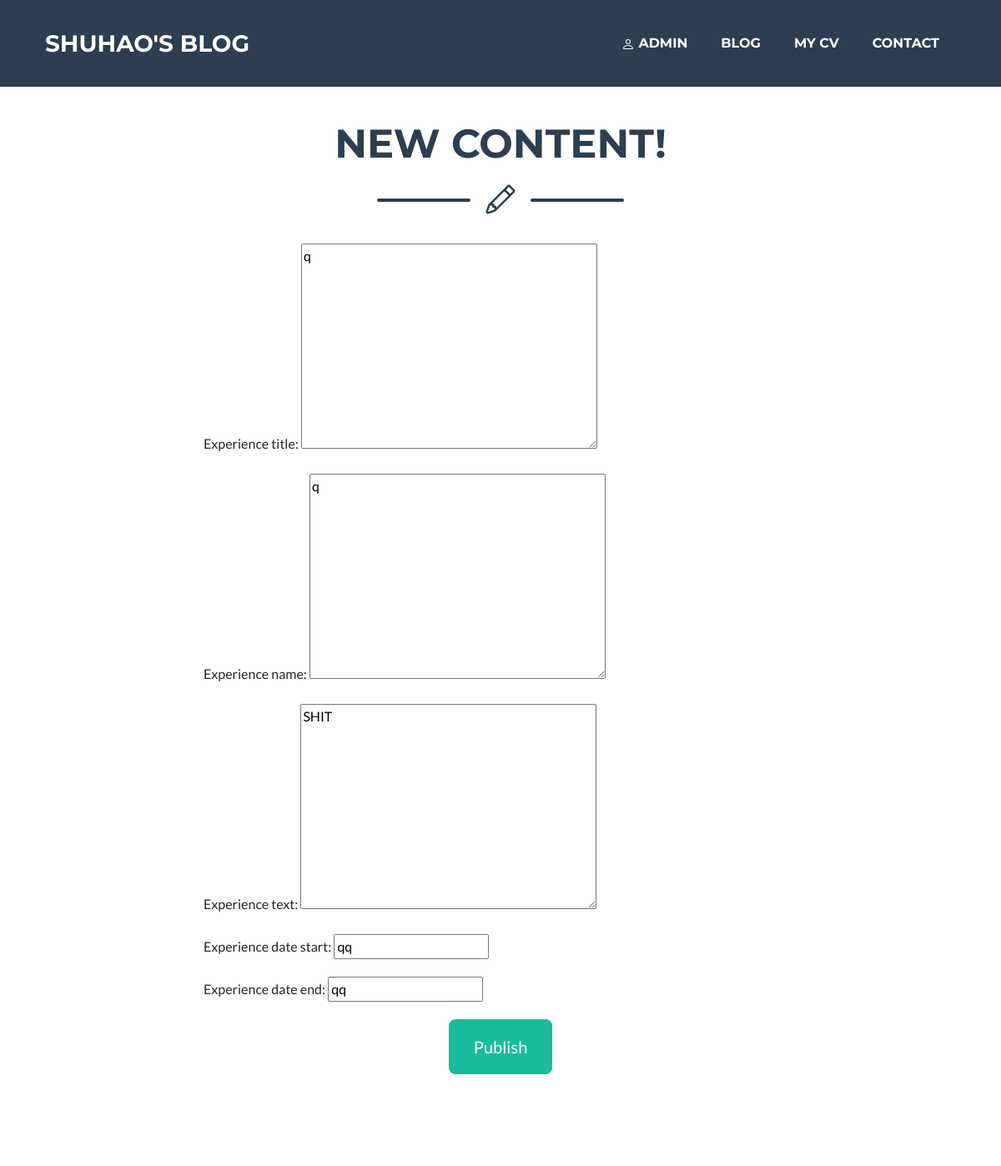
Page /cv/edit/experience/1/ (signed in, upper part) on the earlier database version.
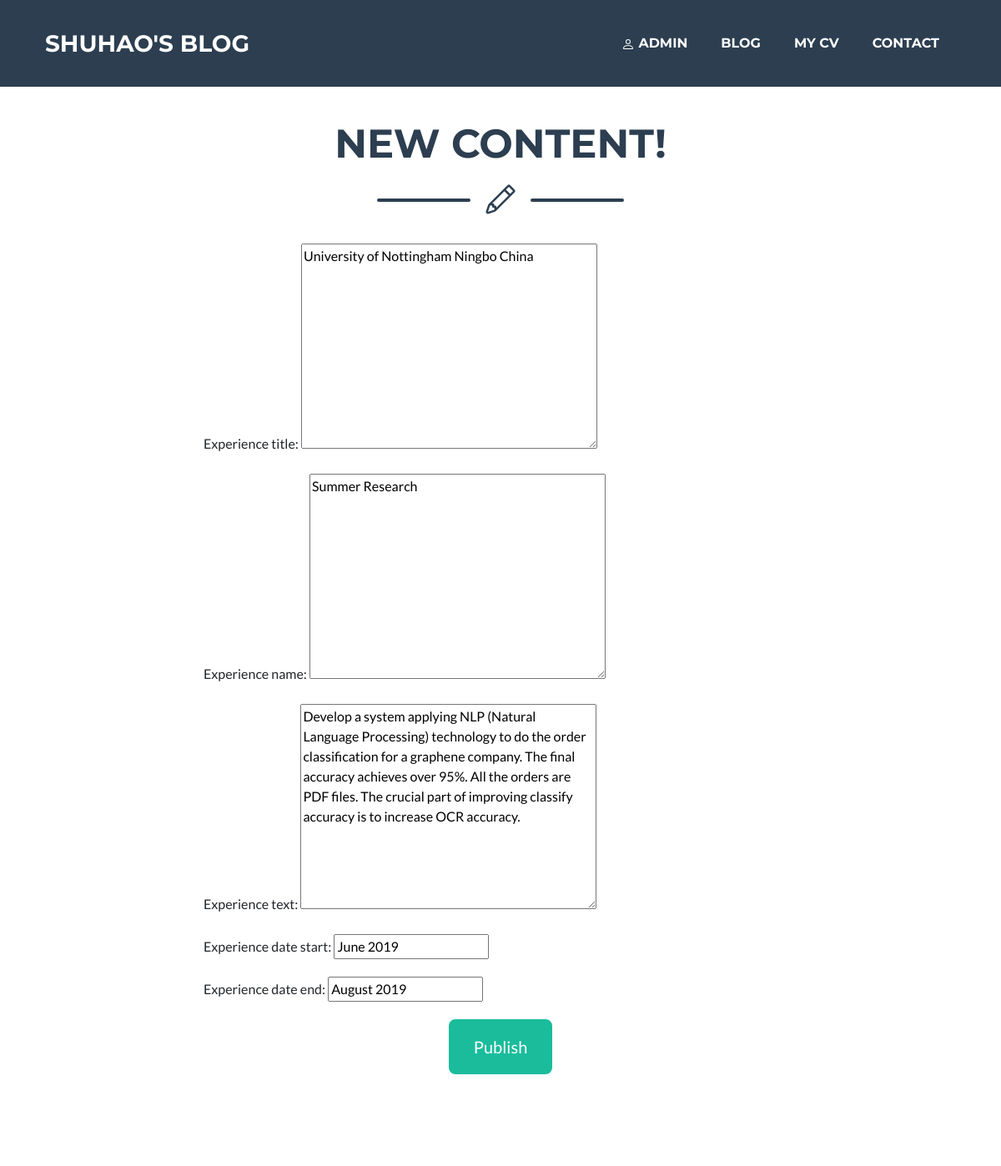
Same page on the later database version.
### cv/models.py (models this page shows, shortened)
class experience(models.Model):
    experience_title = models.TextField()
    experience_name = models.TextField(default='Intern')
    experience_text = models.TextField()
    experience_date_start = models.CharField(max_length=100, default='September 2010')
    experience_date_end = models.CharField(max_length=100, default='September 2010')

### cv/views.py (the view)
# urls.py: path('edit/experience/<int:id>/', views.edit, {'part':'experience'},name='edit_experience'),
def edit(request, id, part):
    if not request.session.get('is_login', None):
        return redirect('login')
    elif not (request.user.is_staff):
        return redirect('login')
    if request.method == "POST":
        if(part == 'about'):
            Part = get_object_or_404(about, id=id)
            form = AboutForm(request.POST, instance=Part)
        elif (part == 'education'):
            Part = get_object_or_404(education, id=id)
            form = EducationForm(request.POST, instance=Part)
        elif (part == 'experience'):
            Part = get_object_or_404(experience, id=id)
            form = ExperienceForm(request.POST, instance=Part)
        elif (part == 'skills'):
            Part = get_object_or_404(skills, id=id)
            form = SkillsForm(request.POST, instance=Part)
        elif (part == 'award'):
            Part = get_object_or_404(award, id=id)
            form = AwardForm(request.POST, instance=Part)
        else:
            raise Http404
        if form.is_valid():
            Part = form.save(commit=False)
            Part.save()
            return redirect('cv')
    else:
        if(part == 'about'):
            Part = get_object_or_404(about, id=id)
            form = AboutForm(instance=Part)
        elif (part == 'education'):
            Part = get_object_or_404(education, id=id)
            form = EducationForm(instance=Part)
        elif (part == 'experience'):
            Part = get_object_or_404(experience, id=id)
            form = ExperienceForm(instance=Part)
        elif (part == 'skills'):
            Part = get_object_or_404(skills, id=id)
            form = SkillsForm(instance=Part)
        elif (part == 'award'):
            Part = get_object_or_404(award, id=id)
            form = AwardForm(instance=Part)
        else:
            raise Http404
    return render(request, 'cv/cv_new.html', {'form': form})

### cv/forms.py
class ExperienceForm(forms.ModelForm):
    class Meta:
        model = experience
        fields = '__all__'

### cv/templates/cv/cv_new.html (shortened to what this page needs)
{% extends 'blog/base.html' %}
{% load static %}
{% block content %}
<section class="page-section">
<div class="container">
    <h2 class="page-section-heading text-center text-uppercase text-secondary mb-0">New Content! </h2>
    <div class="divider-custom">
        <div class="divider-custom-line"></div>
        <div class="divider-custom-icon"><h1></h1></div>
        <div class="divider-custom-line"></div>
    </div>
    <div class="row">
        <div class="col-lg-8 mx-auto">
            <form method="POST" enctype="multipart/form-data">
                {% for field in form %}
                <div class="form-group">
                    {{ field.label_tag }}
                    {{ field }}
                </div>
                {%endfor%}
                <div class="form-group text-center"><button class="btn btn-primary btn-xl" type="submit">Publish</button></div>
            </form>
        </div>
    </div>
</div>
</section>
{% endblock %}

Differences in the rows shown:
changed experience: experience_title "q" → "University of Nottingham Ningbo China"; experience_name "q" → "Summer Research"; experience_text "SHIT" → "Develop a system applying NLP (Natural Language Processing) technology to do the order classification for a graphene company. The final accuracy achieves over 95%. All the orders are PDF files. The crucial part of improving classify accuracy is to increase OCR accuracy."; experience_date_start "qq" → "June 2019"; experience_date_end "qq" → "August 2019"
